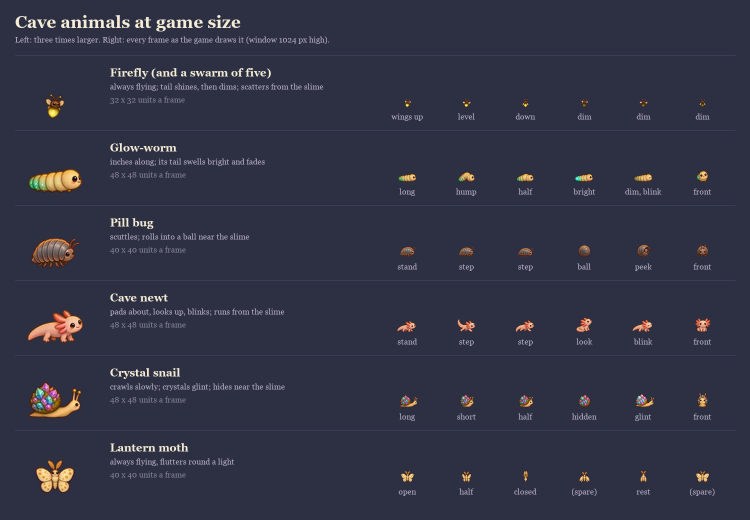
#> input picture asset/Originals/cave-animals/board/cave-animals-game-size.png, 1500 x 1040 px, given in place of cave-animals-1.png, which was not available (shown at 1/2 size)
$ python cut_roughs.py ../board ../board/cave-animals-game-size.png
#> lines starting #> are read from the running program, lines starting #| are printed output that depends on the picture
# Cut each cave animal rough sheet into its figures (grid cells cut along the emptiest lines,
# trimmed to alpha) -> <out>/<sheet>-<n>.png
#   python asset/Originals/cave-animals/tools/cut_roughs.py asset/Originals/cave-animals/roughs <out dir>
import sys
from pathlib import Path

import numpy as np
from PIL import Image

R, OUT = Path(sys.argv[1]), Path(sys.argv[2])
GRIDS = {"cave-animals-1": (4, 2), "cave-animals-2": (4, 2)}
# The glow the generator paints round a figure is faint: a figure is what is more solid than this.
SOLID = 96


def splits(counts: np.ndarray, parts: int) -> list[int]:
    length, cuts = len(counts), [0]
    for index in range(1, parts):
        centre, half = index * length / parts, length / parts * 0.4
        lo, hi = int(centre - half), int(centre + half)
        window = counts[lo:hi]
        lines = np.nonzero(window == window.min())[0]
        runs = np.split(lines, np.nonzero(np.diff(lines) > 1)[0] + 1)
        run = min(runs, key=lambda r: abs(lo + (r[0] + r[-1]) / 2 - centre))
        cuts.append(lo + int((run[0] + run[-1]) // 2))
    return cuts + [length]


OUT.mkdir(parents=True, exist_ok=True)
for name, (cols, rows) in GRIDS.items():
    im = Image.open(R / f"{name}.png").convert("RGBA")
    solid = np.asarray(im)[..., 3] > SOLID
#> solid: shape (1040, 1500) bool; every value is 1
    n = 0
    row_cuts = splits(solid.sum(axis=1), rows)
#> in splits, `length, cuts = len(counts), [0]`: length = 1040; cuts = [0]
#> the loop in splits, `for index in range(1, parts):` made 1 pass
#> (centre, half, lo, hi) on pass 1: (520, 208, 312, 728)
#> after the loop in splits, `for index in range(1, parts):`: cuts = [0, 519]
#> row_cuts = [0, 519, 1040]
    for top, bottom in zip(row_cuts, row_cuts[1:]):
        col_cuts = splits(solid[top:bottom].sum(axis=0), cols)
        for left, right in zip(col_cuts, col_cuts[1:]):
            cell = im.crop((left, top, right, bottom))
            ys, xs = np.nonzero(np.asarray(cell)[..., 3] > 24)
            cell = cell.crop((xs.min(), ys.min(), xs.max() + 1, ys.max() + 1))
            cell.save(OUT / f"{name}-{n}.png")
            print(name, n, cell.size)
            n += 1
#> this loop made 2 passes
#> (top, bottom, length in splits, col_cuts) on passes 1 to 2: (0, 519, 1500, [0, 374, 749, 1124, 1500]), (519, 1040, 1500, [0, 374, 749, 1124, 1500])
#| cave-animals-1 0 (374, 519)
#| cave-animals-1 1 (375, 519)
#| cave-animals-1 2 (375, 519)
#| cave-animals-1 3 (376, 519)
#| cave-animals-1 4 (374, 521)
#| cave-animals-1 5 (375, 521)
#| cave-animals-1 6 (375, 521)
#| cave-animals-1 7 (376, 521)
#> pass 1, `cell.save(OUT / f"{name}-{n}.png")`:
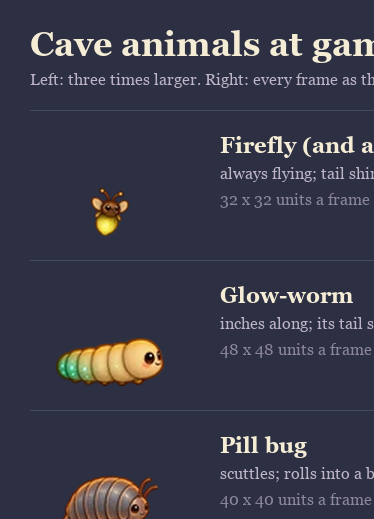
#> saved as cave-animals-1-0.png: PIL image 374x519 RGBA; mean R, G, B, A 56.7, 58.5, 72.9, 255
#> pass 1, `cell.save(OUT / f"{name}-{n}.png")`:
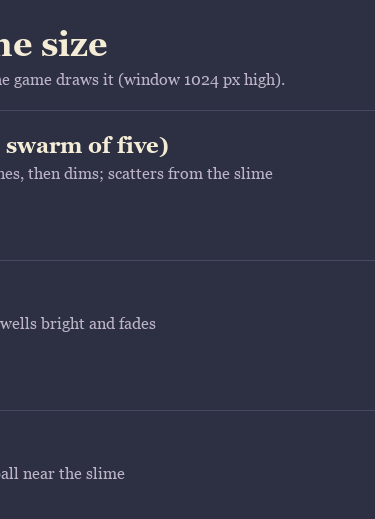
#> saved as cave-animals-1-1.png: PIL image 375x519 RGBA; mean R, G, B, A 48, 51.7, 69.4, 255
#> pass 1, `cell.save(OUT / f"{name}-{n}.png")`:
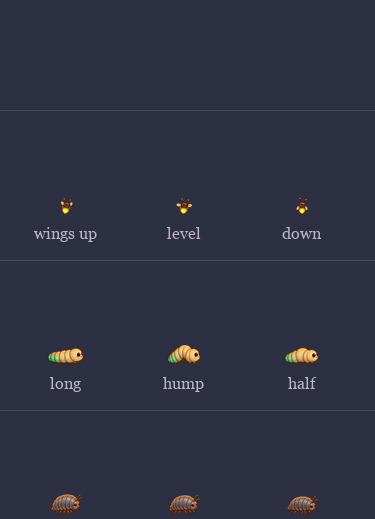
#> saved as cave-animals-1-2.png: PIL image 375x519 RGBA; mean R, G, B, A 46.4, 49.7, 66.8, 255
#> pass 1, `cell.save(OUT / f"{name}-{n}.png")`:
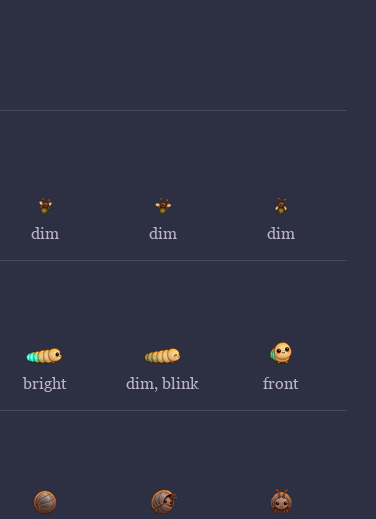
#> saved as cave-animals-1-3.png: PIL image 376x519 RGBA; mean R, G, B, A 46.2, 49.6, 66.8, 255
#> after the loop:
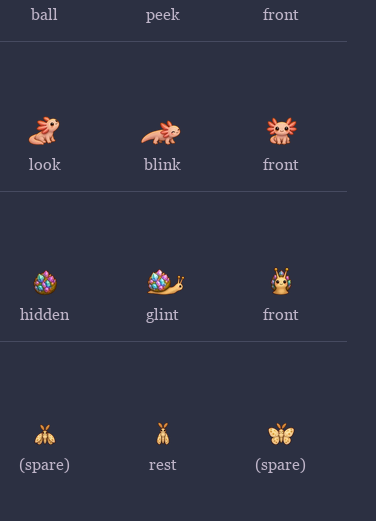
#> cell: PIL image 376x521 RGBA; mean R, G, B, A 48, 50.7, 67.8, 255
#> after the loop, n = 8
